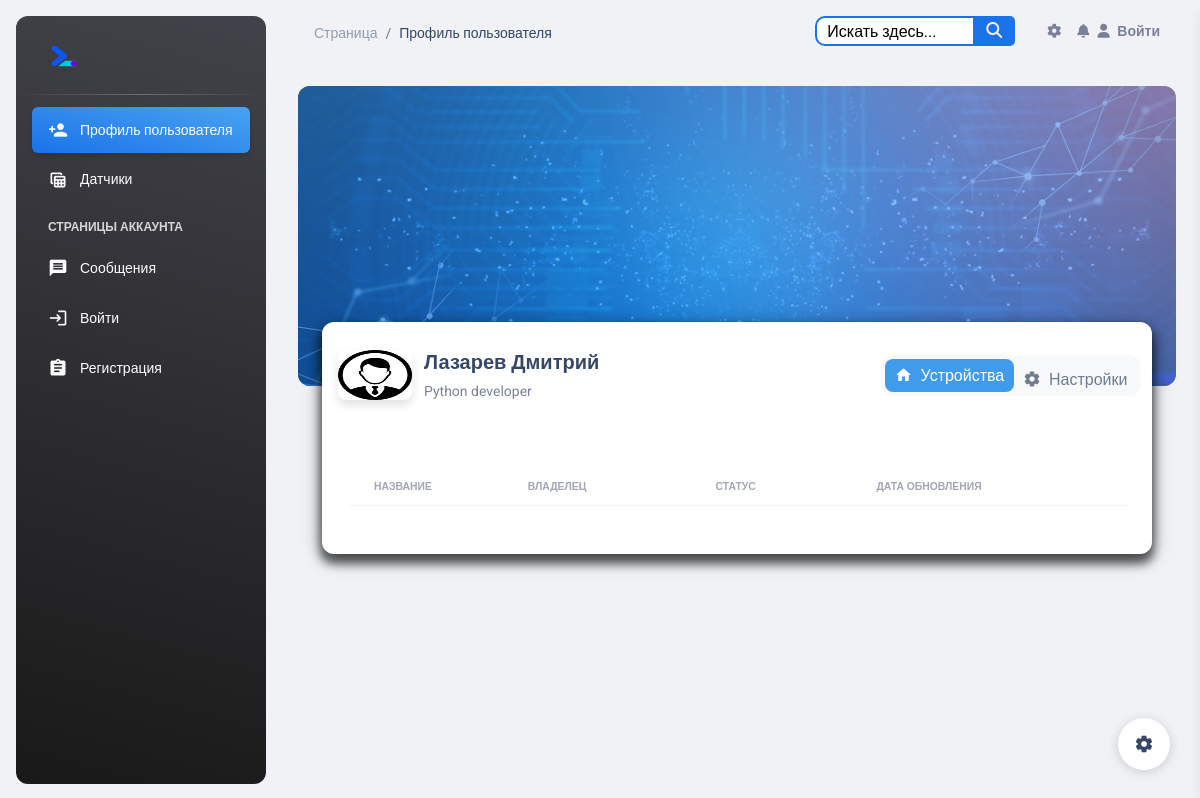
The page /profiles/lazarev/ on the database as committed earlier.
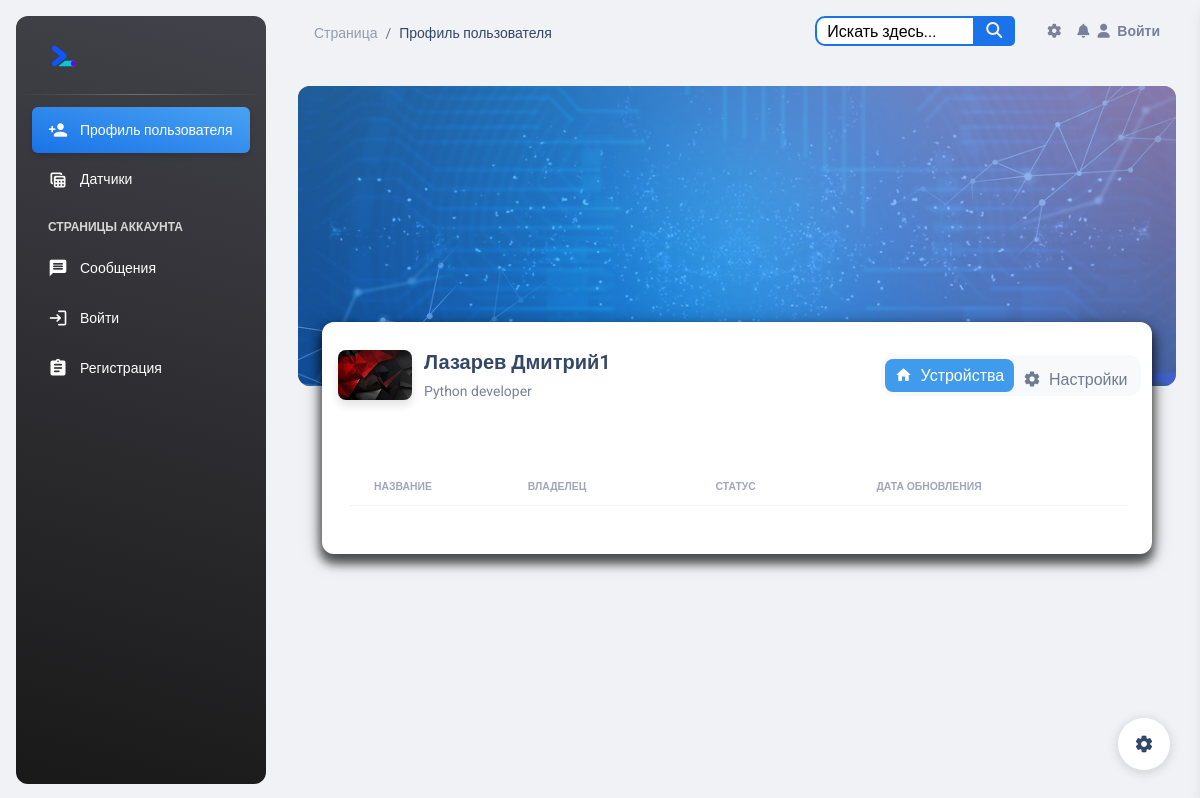
The same page on the database as committed later.
### account/models.py (models this page shows, shortened)
class Profile(models.Model):
    id = models.AutoField(primary_key=True)
    user = models.OneToOneField(User, verbose_name="Пользователь", on_delete=models.CASCADE)
    name = models.CharField(max_length=25, verbose_name="Имя", blank=True)
    surnames = models.CharField(max_length=25, verbose_name="Фамилия", blank=True)
    sensor = models.ManyToManyField(Sensor, verbose_name="Датчик", blank=True)
    work_phone = models.CharField(null=True, verbose_name="Рабочий телефон", blank=True, max_length=20)
    email = models.EmailField(max_length=40, verbose_name="Электронная почта", blank=True)
    photo = models.ImageField(upload_to='users/%Y/%m/%d', blank=True, verbose_name="Фото",
                              default='../static/img/default.png')
    slug = models.SlugField("URL", max_length=50, blank=True)
    class Meta:
        verbose_name = 'Профиль'
        verbose_name_plural = 'Профиля'

### profiles/views.py (the view)
# urls.py: path('<slug:slug>/', views.ProfileDetailView.as_view(), name='profile_detail'),
class ProfileDetailView(DetailView):
    model = Profile
    template_name = 'profile/profile_detail.html'
    context_object_name = 'profile'
    slug_field = 'slug'

### templates/profile/profile_detail.html (shortened to what this page needs)
{% include 'base.html' %}
{% load static %}
<body class="g-sidenav-show bg-gray-200">
<aside class="sidenav navbar navbar-vertical navbar-expand-xs border-0 border-radius-xl my-3 fixed-start ms-3   bg-gradient-dark"
       id="sidenav-main">
    <div class="sidenav-header">
        <a class="navbar-brand m-0" href="{% url 'sensor_list' %}">
            <img src="{% static 'img/google-webdev.svg' %}" class="navbar-brand-img h-100"
                 alt="main_logo">
        </a>
    </div>
    <hr class="horizontal light mt-0 mb-2">
    <div class="collapse navbar-collapse  w-auto " id="sidenav-collapse-main">
        <ul class="navbar-nav">
            <li class="nav-item">
                <a class="nav-link text-white active bg-gradient-info">
                    <div class="text-white text-center me-2 d-flex align-items-center justify-content-center">
                        <i class="material-icons opacity-10">person_add</i>
                    </div>
                    <span class="nav-link-text ms-1">Профиль пользователя</span>
                </a>
            </li>
            <li class="nav-item">
                <a class="nav-link text-white" href="{% url 'sensor_list' %}">
                    <div class="text-white text-center me-2 d-flex align-items-center justify-content-center">
                        <i class="material-icons opacity-10">table_view</i>
                    </div>
                    <span class="nav-link-text ms-1">Датчики</span>
                </a>
            </li>
            <li class="nav-item mt-3">
                <h6 class="ps-4 ms-2 text-uppercase text-xs text-white font-weight-bolder opacity-8">Страницы
                    аккаунта {{ user.username }}</h6>
            </li>
            <li class="nav-item">
                <a class="nav-link text-white " href="{% url 'chats' %}">
                    <div class="text-white text-center me-2 d-flex align-items-center justify-content-center">
                        <i class="material-icons opacity-10">message</i>
                    </div>
                    <span class="nav-link-text ms-1">Сообщения</span>
                </a>
            </li>
            {% if user.is_authenticated %}
                <li class="nav-item">
                    <a class="nav-link text-white " href='{% url 'logout' %}'>
                        <div class="text-white text-center me-2 d-flex align-items-center justify-content-center">
                            <i class="material-icons opacity-10">login</i>
                        </div>
                        <span class="nav-link-text ms-1">Выйти</span>
                    </a>
                </li>
            {% else %}
                <li class="nav-item">
                    <a class="nav-link text-white " href='{% url 'login' %}'>
                        <div class="text-white text-center me-2 d-flex align-items-center justify-content-center">
                            <i class="material-icons opacity-10">login</i>
                        </div>
                        <span class="nav-link-text ms-1">Войти</span>
                    </a>
                </li>
                <li class="nav-item">
                    <a class="nav-link text-white " href="{% url 'register' %}">
                        <div class="text-white text-center me-2 d-flex align-items-center justify-content-center">
                            <i class="material-icons opacity-10">assignment</i>
                        </div>
                        <span class="nav-link-text ms-1">Регистрация</span>
                    </a>
                </li>
            {% endif %}
        </ul>
    </div>
</aside>
<div class="main-content position-relative max-height-vh-100 h-100">
    <nav class="navbar navbar-main navbar-expand-lg px-0 mx-4 shadow-none border-radius-xl" id="navbarBlur"
         data-scroll="true">
        <div class="container-fluid py-1 px-3">
            <nav aria-label="breadcrumb">
                <ol class="breadcrumb bg-transparent mb-0 pb-0 pt-1 px-0 me-sm-6 me-5">
                    <li class="breadcrumb-item text-sm"><a class="opacity-5 text-dark" href="{% url 'sensor_list' %}">Страница</a>
                    <li class="breadcrumb-item text-sm text-dark active" aria-current="page">Профиль пользователя</li>
                </ol>
            </nav>
            {% include 'include/navbar.html' %}
        </div>
    </nav>
    <div class="container-fluid px-2 px-md-4">
        <div class="page-header min-height-300 border-radius-xl mt-4"
             style="background-image: url({% static 'img/tekhnologichnyi-fon-170.webp' %});">
            <span class="mask  bg-gradient-info  opacity-6"></span>
        </div>
        <div class="card card-body mx-3 mx-md-4 mt-n6">
            <div class="row gx-4 mb-2">
                <div class="col-auto">
                    <div class="avatar avatar-xl position-relative">
                    <img src="{{ profile.photo.url }}" alt="profile_image"
                         class="w-100 border-radius-lg shadow-sm" height="50">
                </div>
                </div>
                <div class="col-auto my-auto">
                    <div class="h-100">
                        <h5 class="mb-1">
                            {{ profile.surnames }} {{ profile.name }}
                        </h5>
                        <p class="mb-0 font-weight-normal text-sm">
                            Python developer
                        </p>
                    </div>
                </div>
                <div class="col-lg-4 col-md-6 my-sm-auto ms-sm-auto me-sm-0 mx-auto mt-3">
                    <div class="nav-wrapper position-relative end-0">
                        <ul class="tabs nav nav-pills nav-fill p-1" role="tablist">
                            <li class="active nav-item">
                                <a class="nav-link mb-0 px-0 py-1" data-bs-toggle="tab" href="javascript:;"
                                   role="tab" aria-selected="true">
                                    <i class="material-icons text-lg position-relative">home</i>
                                    <span class="ms-1">Устройства</span>
                                </a>
                            </li>
                            <li class="nav-item">
                                <a class="nav-link mb-0 px-0 py-1" data-bs-toggle="tab" href="javascript:;" role="tab"
                                   aria-selected="false">
                                    <i class="material-icons text-lg position-relative">settings</i>
                                    <span class="ms-1">Настройки</span>
                                </a>
                            </li>
                        </ul>
                    </div>
                </div>
            </div>
            <div>
                <div>
                    <div class="tabs-panel active" data-index="0">
                        <div class="container-fluid py-4">
                            <div class="row">
                                <div>
                                    <div class="card-body px-0 pb-2">
                                        <div class="table-responsive p-0">
                                            <table class="table align-items-center mb-0">
                                                <thead>
                                                <tr>
                                                    <th class="text-uppercase text-secondary text-xxs font-weight-bolder opacity-7">
                                                        Название
                                                    </th>
                                                    <th class="text-uppercase text-secondary text-xxs font-weight-bolder opacity-7 ps-2">
                                                        Владелец
                                                    </th>
                                                    <th class="text-center text-uppercase text-secondary text-xxs font-weight-bolder opacity-7">
                                                        Статус
                                                    </th>
                                                    <th class="text-center text-uppercase text-secondary text-xxs font-weight-bolder opacity-7">
                                                        Дата обновления
                                                    </th>
                                                    <th class="text-secondary opacity-7"></th>
                                                </tr>
                                                </thead>
                                            </table>
                                        </div>
                                    </div>
                                </div>
                            </div>
                        </div>
                    </div>
                </div>
            </div>
        </div>
    </div>
</div>
{% include 'include/setting.html' %}
</body>

### templates/base.html (shortened to what this page needs)
{% load static %}
<head>
    <link href="{% static 'css/nucleo-icons.css' %}" rel="stylesheet"/>
    <link href="{% static 'css/nucleo-svg.css' %}" rel="stylesheet"/>
    <link rel="stylesheet" href="https://cdnjs.cloudflare.com/ajax/libs/font-awesome/6.0.0-beta3/css/all.min.css">
    <link id="pagestyle" href="{% static 'css/material-dashboard.css' %}" rel="stylesheet"/>
</head>

### templates/include/navbar.html (shortened to what this page needs)
{% load static %}
<div class="collapse navbar-collapse mt-sm-0 mt-2 me-md-0 me-sm-4" id="navbar">
    <div class="ms-md-auto pe-md-3 d-flex align-items-center">
        <div class="d1">
            <form class="custom-form" action="{% url 'search_sensors' %}" method="get">
                <input id="search" type="text" name="q" placeholder="Искать здесь...">
                <button type="submit"></button>
            </form>
        </div>
    </div>
    <ul class="navbar-nav  justify-content-end">
        <li class="nav-item px-3 d-flex align-items-center">
            <a href="javascript:;" class="nav-link text-body p-0">
                <i class="fa fa-cog fixed-plugin-button-nav cursor-pointer"></i>
            </a>
        </li>
        <li class="nav-item dropdown pe-2 d-flex align-items-center">
            <a href="javascript:;" class="nav-link text-body p-0" id="dropdownMenuButton"
               data-bs-toggle="dropdown" aria-expanded="false">
                <i class="fa fa-bell cursor-pointer"></i>
            </a>
        </li>
        {% if user.is_authenticated %}
            <li class="nav-item d-flex align-items-center">
                <a href="{% url 'logout' %}" class="nav-link text-body font-weight-bold px-0">
                    <i class="fa fa-user me-sm-1"></i>
                    <span class="d-sm-inline d-none">Выйти</span>
                </a>
            </li>
        {% else %}
            <li class="nav-item d-flex align-items-center">
                <a href="{% url 'login' %}" class="nav-link text-body font-weight-bold px-0">
                    <i class="fa fa-user me-sm-1"></i>
                    <span class="d-sm-inline d-none">Войти</span>
                </a>
            </li>
        {% endif %}
    </ul>
</div>

### templates/include/setting.html (shortened to what this page needs)
<div class="fixed-plugin">
    <a class="fixed-plugin-button text-dark position-fixed px-3 py-2">
        <i class="material-icons py-2">settings</i>
    </a>
</div>

### templates/include/script.html (shortened to what this page needs)
{% load static %}

### templates/profile/profile_detail.html (style rules this page uses)
* { padding: 0; margin: 0; box-sizing: border-box; }
ul { list-style: none; }
a { text-decoration: none; color: black; }
.tabs { display: flex; }
.tabs li a { display: block; position: relative; top: 4px; padding: 10px 25px; border-radius: 2px 2px 0 0; opacity: 0.7; transition: all 0.1s ease-in-out; }
.tabs li.active a, .tabs li a:hover { opacity: 1; top: 0; }
.tabs-panel { display: none; }
.tabs-panel.active { display: block; }
.active.nav-item a.nav-link { background-color: #419bed; color: white; }

### templates/include/navbar.html (style rules this page uses)
.custom-form { position: relative; width: 200px; margin: 0 auto; }
.d1 input { width: 100%; height: 30px; padding-left: 10px; border: 2px solid #1A73E8; border-radius: 10px; outline: none; background: #ffffff; color: #000000; }
.d1 button { position: absolute; top: 0; right: 0px; width: 42px; height: 30px; border: none; background: #1A73E8; border-radius: 0 5px 5px 0; cursor: pointer; }
.d1 button:before { content: "\f002"; font-family: FontAwesome; font-size: 16px; color: #F9F0DA; }
#search::placeholder { color: black; }

Rows that differ between the two databases and show on the page:
changed Profile "Лазарев": photo: picture added in place of a placeholder; name "Дмитрий" → "Дмитрий1"
